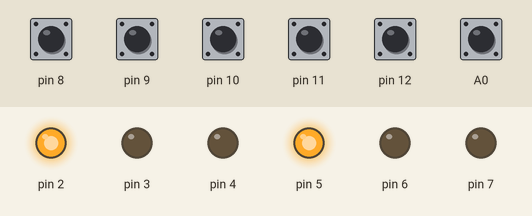
A sketch run on a simulated Arduino Uno, built with avr-gcc and run on an emulated ATmega328P. Parts: output pins drawn as LEDs (lit = HIGH). The inputs (shaded band) are chosen by the test bench; at power-on: A0, pin 8–12 HIGH. What the sketch prints to the serial monitor is not drawn.

Above: at 1.2 s.
1.3 s: pin 8 pulled LOW for 1 s
At 2.24 s:
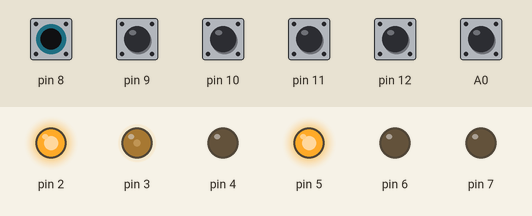
3.8 s: pin 9 pulled LOW for 0.15 s
At 5.0 s:
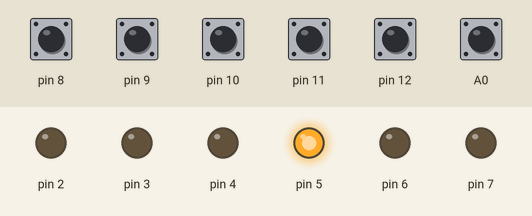
5.4 s: pin 12 pulled LOW for 1 s
At 7.4 s:
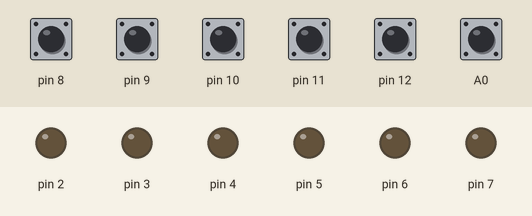
7.9 s: pin 10 pulled LOW for 0.15 s
At 9.1 s:
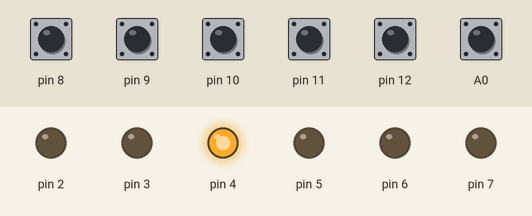
9.5 s: pin 11 pulled LOW for 0.15 s
At 10.5 s:
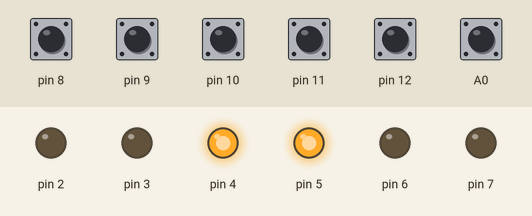
11.1 s: A0 pulled LOW for 0.15 s
At 11.7 s:
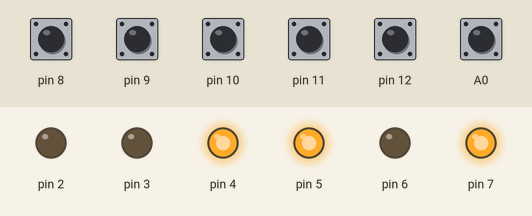
Timing chart, 0 to 13.7 s (numbered marks = the images above; inputs shaded):
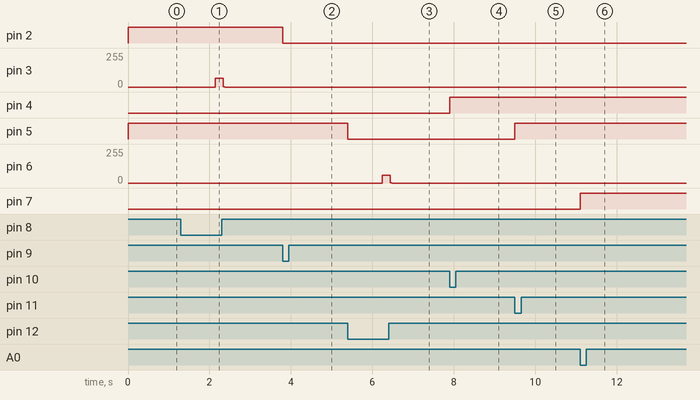

Measured:
- after the input at 1.3 s, pin 3: 0/255 → 65/255 after 0.84 s, → 0/255 0.20 s later
- after the input at 3.8 s, pin 2: HIGH → LOW at once
- after the input at 5.4 s, pin 5: HIGH → LOW at once; pin 6: 0/255 → 59/255 after 0.84 s, → 0/255 0.20 s later
- after the input at 7.9 s, pin 4: LOW → HIGH at once
- after the input at 9.5 s, pin 5: LOW → HIGH at once
- after the input at 11.1 s, pin 7: LOW → HIGH at once

The sketch:

Catraca.ino
```cpp
// =============================================================
//  CATRACA AVÍCOLA — Dois Motores de Passo
//  Motor 1: Eixo Central
//  Motor 2: Trava
// =============================================================
//
//  MAPEAMENTO DE PINOS
//  -----------------------------------------------------------
//  MOTOR 1 (Eixo Central)
//    PUL  → pino 3
//    DIR  → pino 2
//    ENA  → pino 4
//
//  MOTOR 2 (Trava)
//    PUL  → pino 6
//    DIR  → pino 5
//    ENA  → pino 7
//
//  BOTÕES — todos com INPUT_PULLUP (conectar entre o pino e GND)
//    Horário Motor 1      → pino 8
//    Anti-horário Motor 1 → pino 9
//    Disable Motor 1      → pino 10  (toggle: ativa / desativa o driver)
//
//    Horário Motor 2      → pino 11
//    Anti-horário Motor 2 → pino 12
//    Disable Motor 2      → pino A0  (toggle: ativa / desativa o driver)
//  -----------------------------------------------------------
//
//  LÓGICA DOS BOTÕES DE GIRO:
//    Toque curto (< 800 ms) → envia 1 pulso (micro-passo único)
//    Toque longo (≥ 800 ms) → giro contínuo enquanto mantiver pressionado
//
//  NOTA SOBRE ENA:
//    Na maioria dos drivers (TB6600, DM542, etc.)
//      ENA = LOW  → motor ATIVO
//      ENA = HIGH → motor DESATIVADO
//    Se o seu driver funcionar ao contrário, troque ENA_ON / ENA_OFF abaixo.
// =============================================================

// ---------- PINOS MOTOR 1 ----------
#define M1_PUL 3
#define M1_DIR 2
#define M1_ENA 4

// ---------- PINOS MOTOR 2 ----------
#define M2_PUL 6
#define M2_DIR 5
#define M2_ENA 7

// ---------- PINOS DOS BOTÕES ----------
#define BTN_M1_CW 8   // Horário Motor 1
#define BTN_M1_CCW 9  // Anti-horário Motor 1
#define BTN_M1_ENA 10 // Disable Motor 1

#define BTN_M2_CW 11  // Horário Motor 2
#define BTN_M2_CCW 12 // Anti-horário Motor 2
#define BTN_M2_ENA A0 // Disable Motor 2

// ---------- NÍVEL LÓGICO DO ENA ----------
#define ENA_ON LOW   // driver ATIVO
#define ENA_OFF HIGH // driver DESATIVADO

// ---------- DIREÇÕES ----------
#define DIR_CW HIGH // Horário
#define DIR_CCW LOW // Anti-horário

// ---------- TEMPORIZAÇÃO ----------
const unsigned long REQUIRED_TIME = 800; // ms para toque longo
const int PULSE_DELAY = 2;               // ms — duração do pulso único
const int HOLD_DELAY = 20;               // µs — semi-período do pulso contínuo

// =============================================================
//  ESTRUTURA DE ESTADO DE CADA MOTOR
// =============================================================
struct Motor
{
  // Pinos de sinal
  uint8_t pinPUL;
  uint8_t pinDIR;
  uint8_t pinENA;

  // Pinos dos botões
  uint8_t btnCW;
  uint8_t btnCCW;
  uint8_t btnEna;

  // Estado interno de giro
  unsigned long startTime;
  bool motorRunning;
  int activeBtn; // qual botão está sendo segurado (btnCW, btnCCW ou -1)

  // Estado do driver
  bool enabled;

  // Debounce do botão de disable
  bool lastBtnEna;
};

Motor m1, m2;

// =============================================================
//  INICIALIZA UMA ESTRUTURA Motor
// =============================================================
void initMotor(Motor &m,
               uint8_t pul, uint8_t dir, uint8_t ena,
               uint8_t bCW, uint8_t bCCW, uint8_t bEna)
{
  m.pinPUL = pul;
  m.pinDIR = dir;
  m.pinENA = ena;
  m.btnCW = bCW;
  m.btnCCW = bCCW;
  m.btnEna = bEna;

  m.startTime = 0;
  m.motorRunning = false;
  m.activeBtn = -1;
  m.enabled = true;
  m.lastBtnEna = HIGH;

  pinMode(pul, OUTPUT);
  pinMode(dir, OUTPUT);
  pinMode(ena, OUTPUT);
  pinMode(bCW, INPUT_PULLUP);
  pinMode(bCCW, INPUT_PULLUP);
  pinMode(bEna, INPUT_PULLUP);

  digitalWrite(pul, LOW);
  digitalWrite(dir, DIR_CW);
  digitalWrite(ena, ENA_ON);
}

// =============================================================
//  SETUP
// =============================================================
void setup()
{
  Serial.begin(9600);

  initMotor(m1,
            M1_PUL, M1_DIR, M1_ENA,
            BTN_M1_CW, BTN_M1_CCW, BTN_M1_ENA);

  initMotor(m2,
            M2_PUL, M2_DIR, M2_ENA,
            BTN_M2_CW, BTN_M2_CCW, BTN_M2_ENA);

  Serial.println("Catraca Avicola iniciada.");
  Serial.println("Motor 1 (Eixo Central) e Motor 2 (Trava) prontos.");
}

// =============================================================
//  LOOP PRINCIPAL
// =============================================================
void loop()
{
  // --- Motor 1: Eixo Central ---
  processEna(m1);
  processMotor(m1);

  // --- Motor 2: Trava ---
  processEna(m2);
  processMotor(m2);
}

// =============================================================
//  PROCESSA OS DOIS BOTÕES DE GIRO DE UM MOTOR
// =============================================================
void processMotor(Motor &m)
{
  bool cwActive = processGiroBtn(m, m.btnCW, DIR_CW);
  if (!cwActive)
  {
    processGiroBtn(m, m.btnCCW, DIR_CCW);
  }
}

// =============================================================
//  PROCESSA O BOTÃO DE ENABLE (toggle na borda de descida)
// =============================================================
void processEna(Motor &m)
{
  bool btn = digitalRead(m.btnEna);

  if (btn == LOW && m.lastBtnEna == HIGH)
  {
    m.enabled = !m.enabled;
    digitalWrite(m.pinENA, m.enabled ? ENA_ON : ENA_OFF);

    delay(20);
    // Ao desativar, para qualquer giro em andamento
    if (!m.enabled)
    {
      m.motorRunning = false;
      m.startTime = 0;
      m.activeBtn = -1;
      digitalWrite(m.pinPUL, LOW);
    }
  }

  m.lastBtnEna = btn;
}

// =============================================================
//  PROCESSA UM BOTÃO DE GIRO (CW ou CCW)
// =============================================================
bool processGiroBtn(Motor &m, uint8_t btn, uint8_t dirValue)
{
  bool pressed = (digitalRead(btn) == LOW);

  // Outro botão já está sendo segurado → ignora este
  if (m.activeBtn != -1 && m.activeBtn != btn)
    return false;

  if (pressed)
  {
    if (!m.enabled)
      return false;

    m.activeBtn = btn;
    digitalWrite(m.pinDIR, dirValue);

    if (m.startTime == 0)
      m.startTime = millis();

    // Toque longo: ativa giro contínuo
    if ((millis() - m.startTime >= REQUIRED_TIME) && !m.motorRunning)
    {
      m.motorRunning = true;
    }

    // Giro contínuo
    if (m.motorRunning)
    {
      digitalWrite(m.pinPUL, HIGH);
      delayMicroseconds(HOLD_DELAY);
      digitalWrite(m.pinPUL, LOW);
      delayMicroseconds(HOLD_DELAY);
    }

    return true;
  }
  else
  {
    // Botão solto — só trata se era este o botão ativo
    if (m.activeBtn == btn)
    {
      unsigned long dur = millis() - m.startTime;

      // Toque curto: envia um único pulso
      if (dur < REQUIRED_TIME && !m.motorRunning && m.enabled)
      {
        digitalWrite(m.pinDIR, dirValue);
        digitalWrite(m.pinPUL, HIGH);
        delay(PULSE_DELAY);
        digitalWrite(m.pinPUL, LOW);
      }

      // Reset
      m.motorRunning = false;
      m.startTime = 0;
      m.activeBtn = -1;
      digitalWrite(m.pinPUL, LOW);
    }
    return false;
  }
}
```
